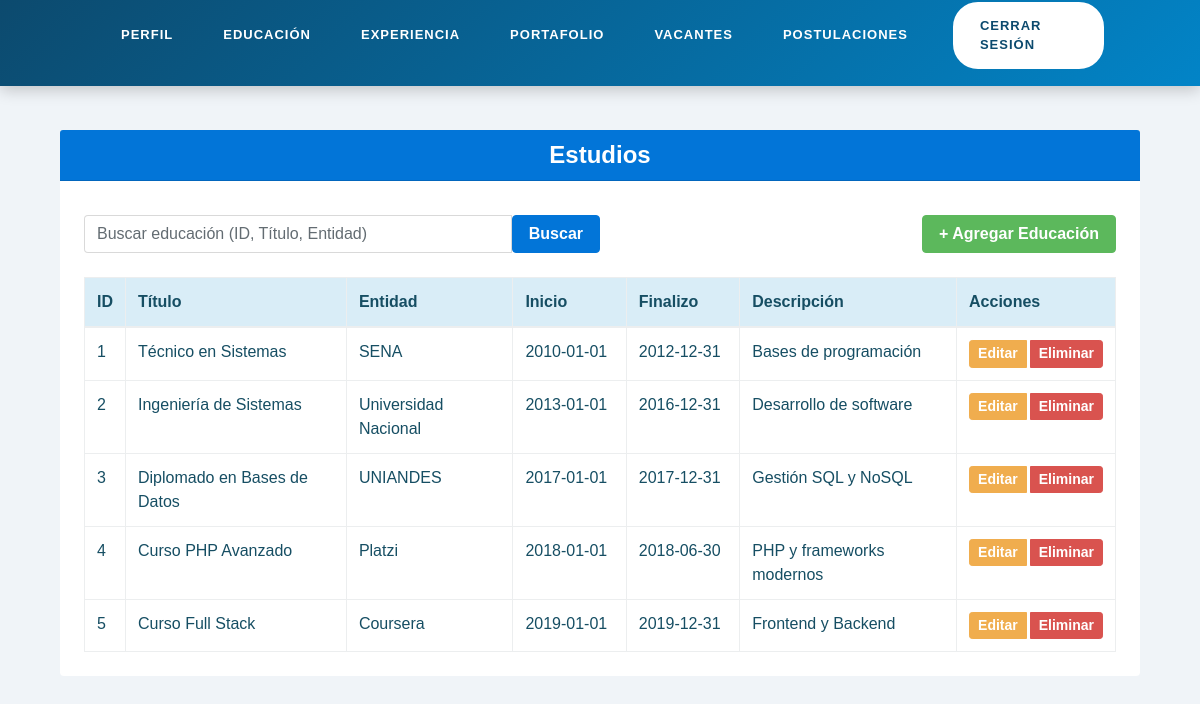
Screenshot of /index.php?controller=educacion&action=show (signed in) with the database file from the repository.
### tables this page shows
CREATE TABLE `educacion` (
  `id_estudio` int(3) NOT NULL,
  `fecha_ini` date NOT NULL,
  `fecha_fin` date NOT NULL,
  `titulo_estudio` varchar(60) NOT NULL,
  `entidad` varchar(60) NOT NULL,
  `descripcion` varchar(150) NOT NULL,
  `nro_doc_persona` bigint(20) NOT NULL
);

### controllers/educacionController.php (called while the page is built, shortened)
<?php
class EducacionController
{
    function show()
    {
        $nro_doc = $_SESSION['usuario_id'];
        $listaEducacion = Educacion::searchByPersona($nro_doc);
        require_once('Views/Educacion/show.php');
    }
}
?>

### index.php (called while the page is built, shortened)
<?php
require_once('views/Layouts/layout.php');

### models/Educacion.php (called while the page is built, shortened)
<?php
class Educacion
{
    private $id_estudio;
    private $fecha_ini;
    private $fecha_fin;
    private $titulo_estudio;
    private $entidad;
    private $descripcion;
    public function getIdEstudio()
    {
        return $this->id_estudio;
    }
    public function getFechaIni()
    {
        return $this->fecha_ini;
    }
    public function getFechaFin()
    {
        return $this->fecha_fin;
    }
    public function getTituloEstudio()
    {
        return $this->titulo_estudio;
    }
    public function getEntidad()
    {
        return $this->entidad;
    }
    public function getDescripcion()
    {
        return $this->descripcion;
    }
    public function setIdEstudio($id_estudio)
    {
        $this->id_estudio = $id_estudio;
    }
    public function setFechaIni($fecha_ini)
    {
        $this->fecha_ini = $fecha_ini;
    }
    public function setFechaFin($fecha_fin)
    {
        $this->fecha_fin = $fecha_fin;
    }
    public function setTituloEstudio($titulo_estudio)
    {
        $this->titulo_estudio = $titulo_estudio;
    }
    public function setEntidad($entidad)
    {
        $this->entidad = $entidad;
    }
    public function setDescripcion($descripcion)
    {
        $this->descripcion = $descripcion;
    }
    public static function searchByPersona($nro_doc_persona)
    {
        $db = Db::getConnect();
        $select = $db->prepare('SELECT * FROM educacion WHERE nro_doc_persona = :nro_doc_persona');
        $select->bindValue('nro_doc_persona', $nro_doc_persona);
        $select->execute();
        $educaciones = [];
        foreach ($select->fetchAll() as $row) {
            $educaciones[] = new Educacion($row['id_estudio'], $row['fecha_ini'], $row['fecha_fin'], $row['titulo_estudio'], $row['entidad'], $row['descripcion'], $row['nro_doc_persona']);
        }
        return $educaciones;
    }
}
?>

### views/Educacion/show.php (the view)
<div class="container">
    <div class="card shadow-lg border-0 rounded-4">
        <div class="card-header bg-primary text-white text-center">
            <h4 class="mb-0 font-weight-bold">Estudios</h4>
        </div>
        <div class="card-body p-4">
            <form class="d-flex justify-content-between align-items-center mb-4 mt-0"
                action="?controller=educacion&action=search" method="post">
                <div class="input-group w-50">
                    <input class="form-control" name="busqueda" type="text"
                        placeholder="Buscar educación (ID, Título, Entidad)">
                    <button type="submit" class="btn btn-primary  font-weight-bold">Buscar</button>
                </div>
                <a href="?controller=educacion&action=register" class="btn btn-success font-weight-bold ms-2">
                    + Agregar Educación
                </a>
            </form>
            <div class="table-responsive">
                <table class="table table-hover table-bordered align-middle mb-0">
                    <thead class="table-info text-center">
                        <tr>
                            <th style="width: 3%;">ID</th>
                            <th>Título</th>
                            <th>Entidad</th>
                            <th style="width: 11%;">Inicio</th>
                            <th style="width: 11%;">Finalizo</th>
                            <th>Descripción</th>
                            <th style="width: 15%;">Acciones</th>
                        </tr>
                    </thead>
                    <tbody>
                        <?php if (!empty($listaEducacion)) { ?>
                            <?php foreach ($listaEducacion as $edu) { ?>
                                <tr>
                                    <td><?php echo $edu->getIdEstudio(); ?></td>
                                    <td><?php echo $edu->getTituloEstudio(); ?></td>
                                    <td><?php echo $edu->getEntidad(); ?></td>
                                    <td><?php echo $edu->getFechaIni(); ?></td>
                                    <td><?php echo $edu->getFechaFin(); ?></td>
                                    <td><?php echo $edu->getDescripcion(); ?></td>
                                    <td class="text-center">
                                        <div class="btn-group btn-group-sm" role="group">
                                            <a href="?controller=educacion&action=updateshow&id_estudio=<?php echo $edu->getIdEstudio(); ?>"
                                                class="btn btn-warning  font-weight-bold mr-1">Editar</a>
                                            <a href="?controller=educacion&action=delete&id_estudio=<?php echo $edu->getIdEstudio(); ?>"
                                                class="btn btn-danger font-weight-bold eliminar-btn"
                                                data-nombre="<?php echo $edu->getTituloEstudio(); ?>">Eliminar</a>
                                        </div>
                                    </td>
                                </tr>
                            <?php } ?>
                        <?php } else { ?>
                            <tr>
                                <td colspan="7" class="text-center text-muted">No hay estudios registrados.</td>
                            </tr>
                        <?php } ?>
                    </tbody>
                </table>
            </div>
        </div>
    </div>
</div>

### assets/css/estilosMenu.css (style rules this page uses)
* { margin: 0; padding: 0; box-sizing: border-box; }
body { font-family: Arial, sans-serif; background: #c3e7ef; color: #164e63; min-height: 100vh; padding-top: 120px !important; }
.contenedor, .container, .main-content, .content, .wrapper { margin-top: 10px !important; margin-bottom: 10px !important; }
form, .formulario, .form { margin-top: 10px !important; margin-bottom: 10px !important; }
div:has(form), div:has(.formulario), div:has(h1) { margin-top: 10px !important; }

### views/Layouts/layout.php (style rules this page uses)
body { background-color: #F0F4F8; }

### rows the page displays
educacion: id_estudio "1", titulo_estudio "Técnico en Sistemas", entidad "SENA", fecha_ini "2010-01-01", fecha_fin "2012-12-31", descripcion "Bases de programación"
educacion: id_estudio "2", titulo_estudio "Ingeniería de Sistemas", entidad "Universidad Nacional", fecha_ini "2013-01-01", fecha_fin "2016-12-31", descripcion "Desarrollo de software"
educacion: id_estudio "3", titulo_estudio "Diplomado en Bases de Datos", entidad "UNIANDES", fecha_ini "2017-01-01", fecha_fin "2017-12-31", descripcion "Gestión SQL y NoSQL"
educacion: id_estudio "4", titulo_estudio "Curso PHP Avanzado", entidad "Platzi", fecha_ini "2018-01-01", fecha_fin "2018-06-30", descripcion "PHP y frameworks modernos"
educacion: id_estudio "5", titulo_estudio "Curso Full Stack", entidad "Coursera", fecha_ini "2019-01-01", fecha_fin "2019-12-31", descripcion "Frontend y Backend"
